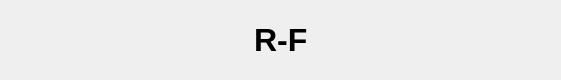
<?xml version="1.0" encoding="UTF-8"?>
<ui version="4.0">
 <class>DataPlotWidget</class>
 <widget class="QWidget" name="DataPlotWidget">
  <property name="geometry">
   <rect>
    <x>0</x>
    <y>0</y>
    <width>561</width>
    <height>80</height>
   </rect>
  </property>
  <property name="acceptDrops">
   <bool>true</bool>
  </property>
  <property name="windowTitle">
   <string>Plot</string>
  </property>
  <layout class="QVBoxLayout" name="verticalLayout">
   <property name="spacing">
    <number>0</number>
   </property>
   <property name="leftMargin">
    <number>0</number>
   </property>
   <property name="topMargin">
    <number>0</number>
   </property>
   <property name="rightMargin">
    <number>0</number>
   </property>
   <property name="bottomMargin">
    <number>0</number>
   </property>
   <item>
    <layout class="QHBoxLayout" name="dataPlotControls">
     <property name="spacing">
      <number>0</number>
     </property>
     <property name="leftMargin">
      <number>5</number>
     </property>
     <property name="topMargin">
      <number>5</number>
     </property>
     <property name="rightMargin">
      <number>5</number>
     </property>
     <property name="bottomMargin">
      <number>5</number>
     </property>
     <item>
      <spacer name="horizontalSpacer">
       <property name="orientation">
        <enum>Qt::Horizontal</enum>
       </property>
       <property name="sizeHint" stdset="0">
        <size>
         <width>40</width>
         <height>20</height>
        </size>
       </property>
      </spacer>
     </item>
     <item>
      <widget class="QLabel" name="label">
       <property name="font">
        <font>
         <pointsize>24</pointsize>
         <weight>75</weight>
         <bold>true</bold>
        </font>
       </property>
       <property name="text">
        <string>R-F</string>
       </property>
      </widget>
     </item>
     <item>
      <spacer name="horizontalSpacer_2">
       <property name="orientation">
        <enum>Qt::Horizontal</enum>
       </property>
       <property name="sizeHint" stdset="0">
        <size>
         <width>40</width>
         <height>20</height>
        </size>
       </property>
      </spacer>
     </item>
    </layout>
   </item>
   <item>
    <layout class="QHBoxLayout" name="data_plot_layout">
     <property name="spacing">
      <number>0</number>
     </property>
    </layout>
   </item>
  </layout>
 </widget>
 <resources/>
 <connections/>
</ui>
